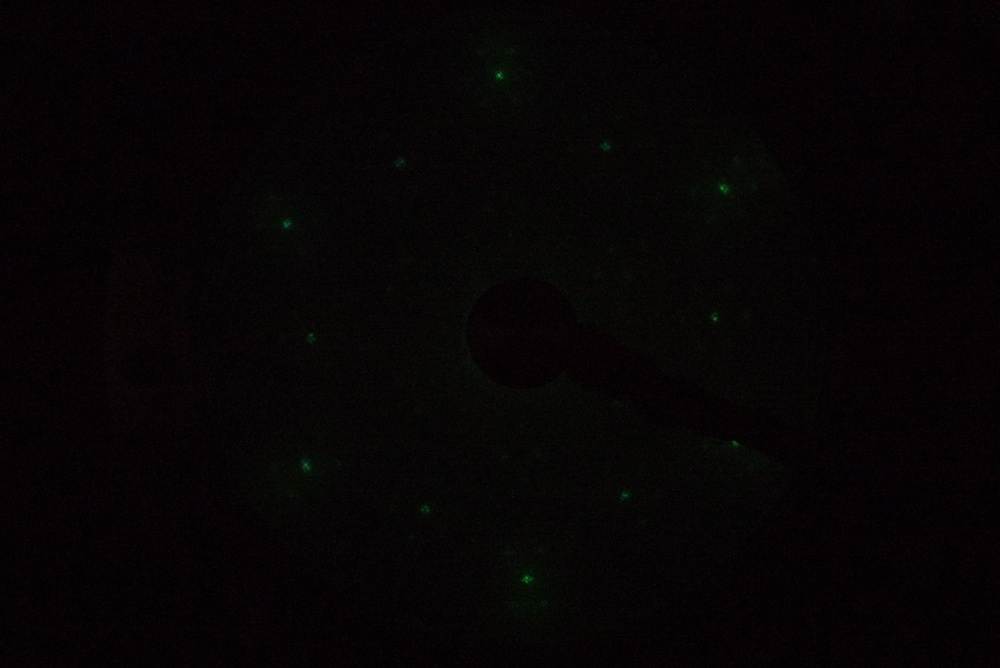
#> input picture Beam Energy 100.0.JPG, 1000 x 668 px, shrunk from 2816 x 1880 before the run, found by its file name
$ python 'graphene layer analysis.py'
#> lines starting #> are read from the running program, lines starting #| are printed output that depends on the picture; after the words box and inside, x2 and y2 are one past the last pixel; in counts of white or black regions, pixels touching at a corner belong together; long printed decimals are rounded
import skimage.io
import matplotlib.pyplot as plt
from scipy.ndimage import map_coordinates, gaussian_filter
import numpy as np
from skimage.feature import blob_dog, blob_log, blob_doh
from scipy.ndimage.measurements import center_of_mass
import scipy.optimize as opt

image = skimage.io.imread(fname="Beam Energy 100.0.jpg")
#> image is the input picture: shape (668, 1000, 3); mean R, G, B 7.1, 4.1, 4.6
skimage.io.imsave(fname="Beam Energy 100.0.png", arr=image)
image = skimage.io.imread(fname="Beam Energy 100.0.png")
imager = skimage.io.imread(fname="Beam Energy 100.0.png")

# tuple to select colors of each channel line
colors = ("red", "green", "blue")
channel_ids = (0, 1, 2)

# create the histogram plot, with three lines, one for
# each color
plt.xlim([0, 256])
for channel_id, c in zip(channel_ids, colors):
    histogram, bin_edges = np.histogram(
        image[:, :, channel_id], bins=256, range=(0, 256)
    )
    plt.plot(bin_edges[0:-1], histogram, color=c)

plt.xlabel("Color value")
plt.ylabel("Pixels")
plt.show()
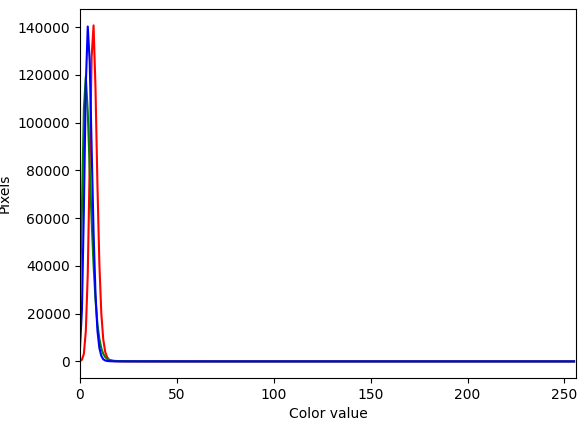
#> figure drawn by matplotlib, 1 panel; curve peaks at x = 7, y = 140701; curve peaks at x = 3, y = 119186; curve peaks at x = 4, y = 140236


imagec = skimage.io.imread(fname="Beam Energy 100.0.png")
imagec[imagec < 30] = 0
skimage.io.imsave(fname="contrast_adjusted Beam Energy 100.0.png", arr=imagec)


green=image[:, :, 1]
greenc=imagec[:, :, 1]

sig = 5
greenf = gaussian_filter(green, sigma=sig, mode='mirror', order=0) # filter/smooth
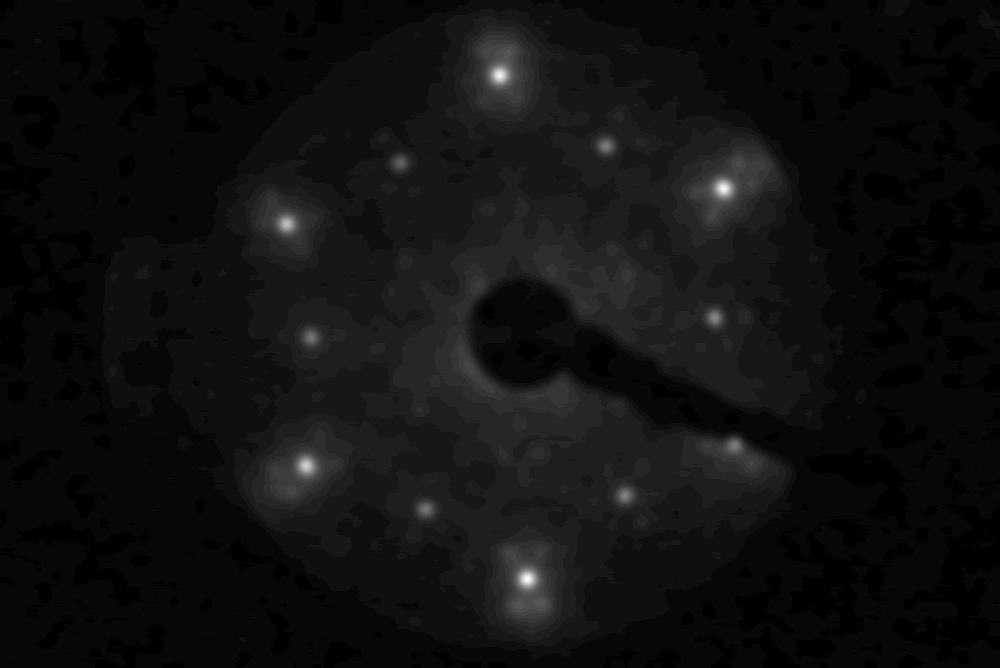
#> greenf: shape (668, 1000); min 1, max 34, mean 3.1; drawn with min black and max white
greencf = gaussian_filter(greenc, sigma=sig, mode='mirror', order=0) # contrast/filter/smooth


skimage.io.imsave(fname="Green_Beam Energy 100.0.png", arr=green)
skimage.io.imsave(fname="Green_filtered Beam Energy 100.0.png", arr=greenf)
skimage.io.imsave(fname="Green_filtered_contrast_adjusted Beam Energy 100.0.png", arr=greencf)

image = skimage.io.imread(fname="Green_filtered Beam Energy 100.0.png", as_gray=True)
imagec = skimage.io.imread(fname="contrast_adjusted Beam Energy 100.0.png", as_gray=True)
#> imagec: shape (668, 1000) float64; min 0, max 0.465, mean 0.000124


blob_log = blob_log(greenc, min_sigma=3.0, max_sigma=11.5,
num_sigma=10, threshold=.025, overlap=0.0001)
#> blob_log = [[75, 499, 3], [579, 526, 3], [188, 723, 3], [224, 286, 3], [466, 306, 3], [318, 715, 3], [443, 735, 3], [495, 624, 3], [146, 606, 3], [336, 311, 3], [509, 426, 3], [161, 402, 3]]

yb, xb, sizes = blob_log.T.copy()
#> yb = [75, 579, 188, 224, 466, 318, 443, 495, 146, 336, 509, 161]; xb = [499, 526, 723, 286, 306, 715, 735, 624, 606, 311, 426, 402]; sizes = [3, 3, 3, 3, 3, 3, 3, 3, 3, 3, 3, 3]

fig, ax = plt.subplots(1, 1)

ax.imshow(greencf, cmap='gray')
ax.plot(xb, yb, 'o', color='none', markeredgecolor='red',
	markersize=14)
annoff=40
fs=14
rot=0
for i, (x, y, sizes) in enumerate(zip(xb, yb, sizes)):
    ax.annotate(str(i), [x+annoff, y], color='r'
		,fontsize=fs, rotation=rot)
    print(i,(y, x, sizes))
#> this loop made 12 passes
#> (x, y) on passes 1 to 12: (499, 75), (526, 579), (723, 188), (286, 224), (306, 466), (715, 318), (735, 443), (624, 495), (606, 146), (311, 336), (426, 509), (402, 161)
#| 0 (75.0, 499.0, 3.0)
#| 1 (579.0, 526.0, 3.0)
#| 2 (188.0, 723.0, 3.0)
#| 3 (224.0, 286.0, 3.0)
#| 4 (466.0, 306.0, 3.0)
#| 5 (318.0, 715.0, 3.0)
#| 6 (443.0, 735.0, 3.0)
#| 7 (495.0, 624.0, 3.0)
#> (further printed lines are left out)
plt.show()
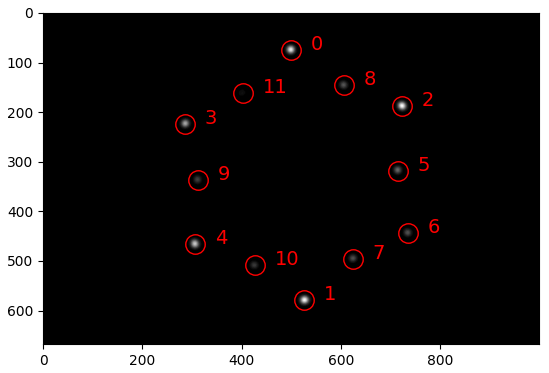
#> figure drawn by matplotlib, 1 panel

#> (the run stopped early here; a loop or call above may not have finished)

$ run again, with blob_detection.png saved as Beam Energy 100.0.JPG
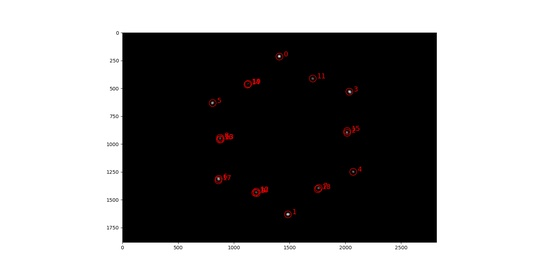
#> input picture blob_detection.png, 545 x 272 px, shrunk from 1536 x 767 before the run, found by its file name
#> image is the input picture: shape (272, 545, 3); mean R, G, B 141.9, 141.3, 141.3
#> blob_log = 38 rows, first 8: [158, 115, 6.78], [185, 115, 6.78], [213, 115, 6.78], [55, 119, 3], [130, 115, 6.78], [102, 116, 5.83], [74, 116, 5.83], [233, 119, 3]
#> `yb, xb, sizes = blob_log.T.copy()`: yb = 38 values, max 254 at index 10, min 21 at index 18, mean 161; xb = 38 values, max 446 at index 14, min 115 at index 0, mean 257.5; sizes = 38 values, max 11.5 at index 10, min 3 at index 3, mean 5.93
#> the loop `for i, (x, y, sizes) in enumerate(zip(xb, yb, sizes)):` made 38 passes
#> (x, y, sizes) on passes 1 to 8: (115, 158, 6.78), (115, 185, 6.78), (115, 213, 6.78), (119, 55, 3), (115, 130, 6.78), (116, 102, 5.83), (116, 74, 5.83), (119, 233, 3)
#> (printed output is left out)
#> `SiClocations = blob_log[[2,7,8,9,11,19],:2]`: SiClocations = [[213, 115], [233, 119], [245, 411], [245, 169], [254, 317], [21, 231]]
#> `BLGlocations = blob_log[[0,1,3,4,5,6],:2]`: BLGlocations = [[158, 115], [185, 115], [55, 119], [130, 115], [102, 116], [74, 116]]
#> `SiClocations = blob_log[[2,8,9,11,19],:2]`: SiClocations = [[213, 115], [245, 411], [245, 169], [254, 317], [21, 231]]
#> `BLGlocations = blob_log[[0,1,3,5,6],:2]`: BLGlocations = [[158, 115], [185, 115], [55, 119], [102, 116], [74, 116]]
#> the loop `for BLGy, BLGx in BLGlocations:` made 5 passes
#> after the loop `for BLGy, BLGx in BLGlocations:`:
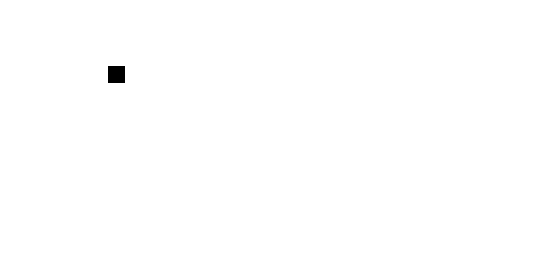
#> mask1: shape (272, 545) bool; 99.8% white; 1 black region, box (x1, y1, x2, y2) and area: (108, 66, 125, 83) 289
#> after the loop `for BLGy, BLGx in BLGlocations:`: BLGspots = [(134.1, 266.5), (134.1, 266.5), (134.1, 266.5), (134.1, 266.5), (134.1, 266.5)]
#> `BLGspots = np.array(BLGspots).round().astype('int32')`: BLGspots = [[134, 267], [134, 267], [134, 267], [134, 267], [134, 267]]
#> the loop `for SiCy, SiCx in SiClocations:` made 5 passes
#> after the loop `for SiCy, SiCx in SiClocations:`: SiCspots = [(134.1, 266.5), (134.1, 266.5), (134.1, 266.5), (134.1, 266.5), (134.1, 266.5)]
#> `SiCspots = np.array(SiCspots).round().astype('int32')`: SiCspots has the same summary as BLGspots
#> y1 = [134, 134, 134, 134, 134]; x1 = [267, 267, 267, 267, 267]
#> y2 = [134, 134, 134, 134, 134]; x2 = [267, 267, 267, 267, 267]
#> the loop `for i, (BLGy, BLGx) in enumerate(BLGspots):` made 5 passes
#> the loop `for j, (SiCy, SiCx) in enumerate(SiCspots):` made 5 passes
#> the loop `for i, (BLGy, BLGx) in enumerate(BLGspots):` made 5 passes
#> (printed output is left out)
#> pass 1, in twoD_Gaussian (call 2), `g = offset + amplitude*np.exp( - (a*((x-xo)**2) + 2*b*(x-xo)*(y-yo) + ..`:
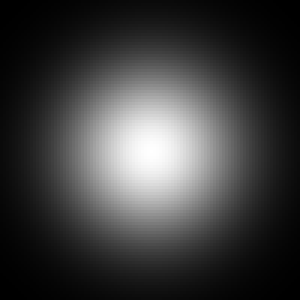
#> g: shape (100, 100) float64 (shown 3 times larger); min 5.01, max 8, mean 5.74; drawn with min black and max white
#> the loop `for i, (SiCy, SiCx) in enumerate(SiCspots):` made 5 passes
#> (printed output is left out)
#| ratio:  1.0
#| graphene thickness:  1.181 layer(s)
